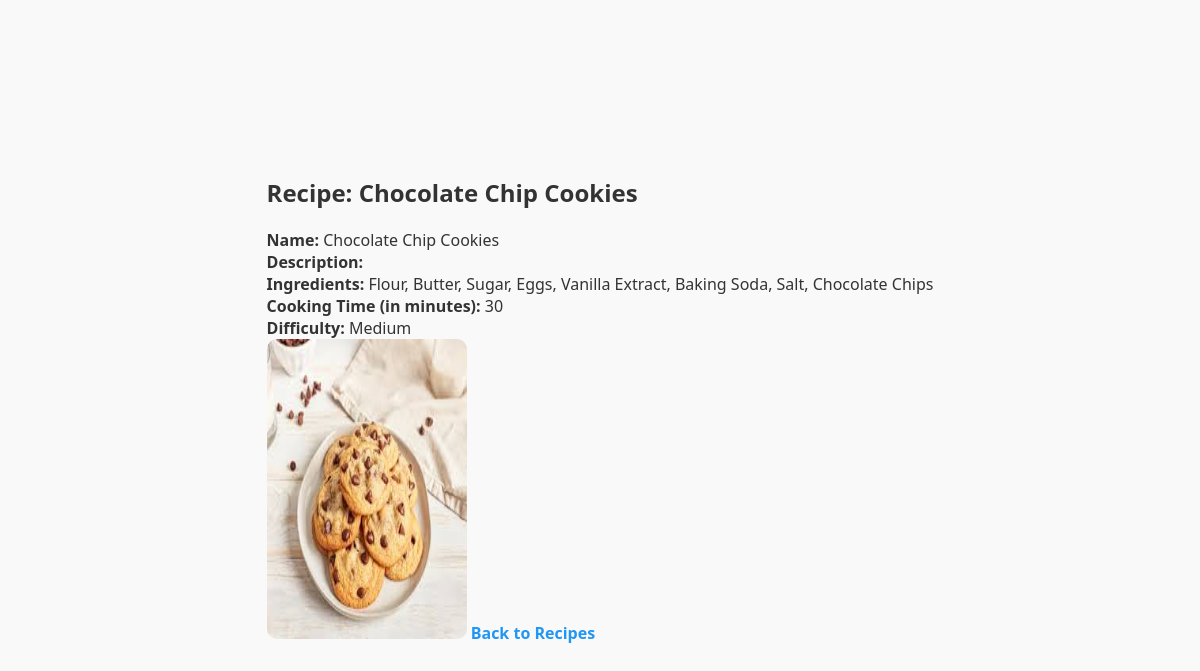
/list/8/ (signed in), run on the app's committed database.
### recipes/models.py (models this page shows, shortened)
class Recipes(models.Model):
    DIFFICULTY_CHOICES = [
        ('Easy', 'Easy'),
        ('Medium', 'Medium'),
        ('Hard', 'Hard')
    ]
    id = models.AutoField(primary_key=True)
    name = models.CharField(max_length=255)
    ingredients = models.TextField()
    difficulty = models.CharField(max_length=50, choices=DIFFICULTY_CHOICES)
    cooking_time = models.IntegerField(help_text="Cooking time in minutes")
    pic = models.ImageField(upload_to='recipes/', default='recipes/no_picture.jpg')
    description = models.TextField(blank=True, null=True)

### recipes/views.py (the view)
# urls.py: path('list/<pk>/', RecipesDetailView.as_view(), name='recipes_detail'),
class RecipesDetailView(LoginRequiredMixin, DetailView):
   model = Recipes
   template_name = 'recipes/detail.html'

### recipes/templates/recipes/detail.html (shortened to what this page needs)
<!DOCTYPE html>
<html lang="en">
<head>
</head>
<body>
    <div>
        <h2>Recipe: {{object.name}}</h2>
        <b>Name: </b> {{object.name}} <br>
        <b class="description">Description: </b> {{object.description}} <br>
        <b>Ingredients: </b> {{object.ingredients}} <br>
        <b>Cooking Time (in minutes): </b> {{object.cooking_time}} <br>
        <b>Difficulty: </b> {{object.difficulty}} <br>
        <img src="{{object.pic.url}}" width="200" height="300" />
        <a class="back-link" href="{% url 'recipes:recipes_list' %}">Back to Recipes</a>
    </div>
</body>
</html>

### recipes/templates/recipes/detail.html (style rules this page uses)
body, html { height: 100%; margin: 0; padding: 0; font-family: 'Segoe UI', Tahoma, Geneva, Verdana, sans-serif; background-color: #f9f9f9; color: #333; display: flex; align-items: center; justify-content: center; }
a { text-decoration: none; color: #2196F3; font-weight: bold; }
img { border-radius: 10px; transition: transform 0.3s ease; }

### data on the page
Recipes: name "Chocolate Chip Cookies", ingredients "Flour, Butter, Sugar, Eggs, Vanilla Extract, Baking Soda, Salt, Chocolate Chips", cooking_time "30", difficulty "Medium", pic (picture)
